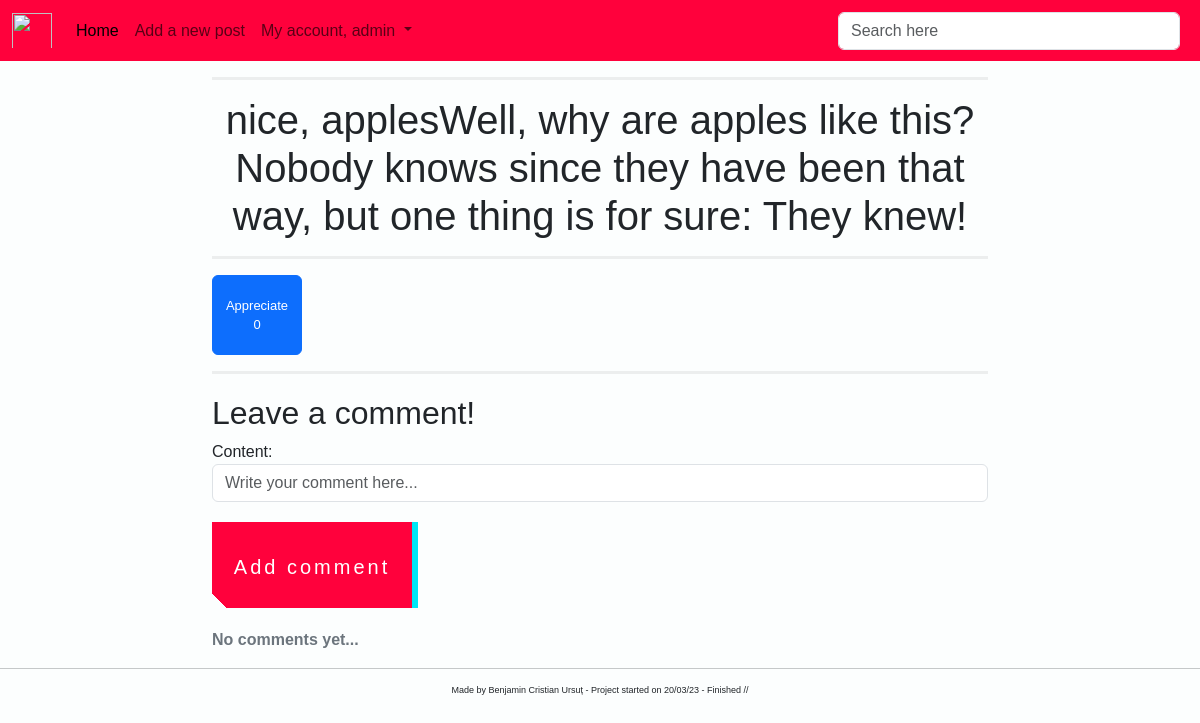
The page /detail_view_post/41/ (signed in) on the database its author committed.
### post/models.py (models this page shows, shortened)
class Post(models.Model):
    image = models.ImageField(null=True, blank=True)
    title = models.CharField(max_length=200, null=True)
    description = RichTextField(blank=True, null=True)
    tags = models.CharField(max_length=200, null=True)
    small_description = models.TextField(null=True, blank=True)
    date = models.DateField(auto_now_add=True, null=True)
    likes = models.ManyToManyField(User, related_name='blog_posts', blank=True)
    dislikes = models.ManyToManyField(User, related_name='blog', blank=True)
    created_on = models.DateTimeField(auto_now_add=True, null=True)
    active = models.BooleanField(default=True)
    class Meta:
        ordering = ['-created_on']
    def total_like(self):
        return self.likes.count()

### post/views.py (the view)
# urls.py: path('detail_view_post/<int:pk>/', views.PostDetailView.as_view(), name='detail-blog'),
class PostDetailView(LoginRequiredMixin, DetailView):
    template_name = 'post/detail_post.html'
    model = Post
    def get_context_data(self, **kwargs):
        data = super().get_context_data(**kwargs)
        comments_connected = PostComment.objects.filter(blogpost_connected=self.get_object())
        data['comments'] = comments_connected
        if self.request.user.is_authenticated:
            data['comment_form'] = NewCommentForm(instance=self.request.user)
        return data
    def post(self, request, *args, **kwargs):  # the request parameter, is a HTTP request
        new_comment = PostComment(content=request.POST.get('content'),
                                  author=self.request.user,
                                  blogpost_connected=self.get_object())
        new_comment.save()  # with this the comment is saved
        return self.get(self, request, *args, **kwargs)  # this is going to refresh the page with the new comment added

### post/forms.py
class NewCommentForm(forms.ModelForm):
    class Meta:
        model = PostComment
        fields = ['content']
        widgets = {
            'content': TextInput(attrs={
                'class': 'form-control',
                'placeholder': 'Write your comment here...'
            })
        }

### templates/post/detail_post.html (shortened to what this page needs)
{% extends 'base.html' %}
{% block content %}
    <div class="container-fluid">
        <div class="row">
            <div class="col-md-8 offset-md-2">
                <hr class="solid" style="border-top: 3px solid #bbb;">
                <p> {{ post.description | safe }}</p>
                <hr class="solid" style="border-top: 3px solid #bbb;">
                <div class="row">
                    <div class="col-1">
                        <form action="{% url 'like_post' post.pk %}" method="post">
                            <button type="submit" name="post_id"
                                    value="{{ post.id }}"
                                    class="btn btn-primary text-center"
                                    style="height: 80px;
                                           width: 90px;
                                           font-size: small">
                                Appreciate {{ post.total_like }}</button>
                        </form>
                    </div>
                </div>
                <hr class="solid" style="border-top: 3px solid #bbb;">
                <h2 style="margin-top: 20px;">Leave a comment!</h2>
                <div id="comments_section">
                    {% if user.is_authenticated %}
                        <form method="POST">
                            <div class="form-group">
                                {{ comment_form }}
                                <button class="button-49" type="submit" style="margin-top: 20px; margin-bottom: 20px;">
                                    Add comment
                                </button>
                            </div>
                        </form>
                    {% else %}
                        <a class="button-49" href="{% url 'login' %}?next={{ request.path }}">Log in to add a
                            comment!</a><br>
                    {% endif %}
                    {% if comments %}
                        <strong class="text-secondary">{{ object.number_of_comments }}
                            Comment{{ object.number_of_comments|pluralize }}</strong>
                        <hr>
                        <ul>
                            {% for comment in comments %}
                                <li>
                                    <div>
                                        <span>
                                          <strong style="color: red;">{{ comment.author }} </strong>
                                          <small class="text-muted">{{ comment.date_posted }}</small>
                                        </span>
                                        <p>
                                            {{ comment.content|safe }}
                                        </p>
                                    </div>
                                </li>
                            {% endfor %}
                        </ul>
                    {% else %}
                        <strong class="text-secondary">No comments yet...</strong>
                    {% endif %}
                </div>
            </div>
        </div>
    </div>
{% endblock %}

### templates/navbar.html (shortened to what this page needs)
<nav class="navbar navbar-expand-lg" style="background-color: #FF013C">
    <div class="container-fluid">
        <img class="navbar-brand"
             src="https://external-content.duckduckgo.com/iu/?u=http%3A%2F%2Fclipart-library.com%2Fimages_k%2Fbears-logo-transparent%2Fbears-logo-transparent-8.png&f=1&nofb=1&ipt=9b6f724f443e20de8c7bcab7ae8802b0dc1c161da96e5839c84b3e390552ac47&ipo=images"
             width="40px" height="45px">
        <div class="collapse navbar-collapse" id="navbarSupportedContent">
            <ul class="navbar-nav me-auto mb-2 mb-lg-0">
                <li class="nav-item">
                    <a class="nav-link active" aria-current="page" href="{% url 'home' %}">Home</a>
                </li>
                {% if perms.post.add_post %}
                    <li class="nav-item">
                        <a class="nav-link" href="{% url 'new-blog' %}">Add a new post</a>
                    </li>
                {% endif %}
                {% if user.is_authenticated %}
                    <li class="nav-item dropdown">
                    <a class="nav-link dropdown-toggle" href="#" role="button" data-bs-toggle="dropdown"
                       aria-expanded="false">
                        My account, {{ user.username }}
                    </a>
                {% endif %}
                </li>
            </ul>
            <form method="get" class="d-flex" role="search" action="{% url 'search' %}" style="width: 350px">
                <input class="form-control me-2" type="search" name="search" placeholder="Search here"
                       aria-label="Search">
            </form>
        </div>
    </div>
</nav>

### static/css/my_style.css (style rules this page uses)
.button-49, .button-49:after { width: 150px; height: 50px; line-height: 78px; font-size: 20px; font-family: 'Bebas Neue', sans-serif; background: linear-gradient(45deg, transparent 5%, #FF013C 5%); border: 0; color: #fff; letter-spacing: 3px; box-shadow: 6px 0px 0px #00E6F6; outline: transparent; position: relative; user-select: none; -webkit-user-select: none; touch-action: manipulation; }
.button-49:after { --slice-0: inset(50% 50% 50% 50%); --slice-1: inset(80% -6px 0 0); --slice-2: inset(50% -6px 30% 0); --slice-3: inset(10% -6px 85% 0); --slice-4: inset(40% -6px 43% 0); --slice-5: inset(80% -6px 5% 0); content: 'CONTENT'; display: block; position: absolute; top: 0; left: 0; right: 0; bottom: 0; background: linear-gradient(45deg, transparent 3%, #00E6F6 3%, #00E6F6 5%, #FF013C 5%); text-shadow: -3px -3px 0px #F8F005, 3px 3px 0px #00E6F6; clip-path: var(--slice-0); }
@media (min-width: 768px) { .button-49, .button-49:after { width: 200px; height: 86px; line-height: 88px; } }

### templates/base.html (style rules this page uses)
body { background-color: #fcfefe; font-family: Helvetica, sans-serif; }

### rows shown on the page
Post: description "nice, apples Well, why are apples like this? Nobody knows since they have been that way, but one thing is for sure: They knew!", total_like "0"

### other values the page prints
{{ user.username }} "admin"
